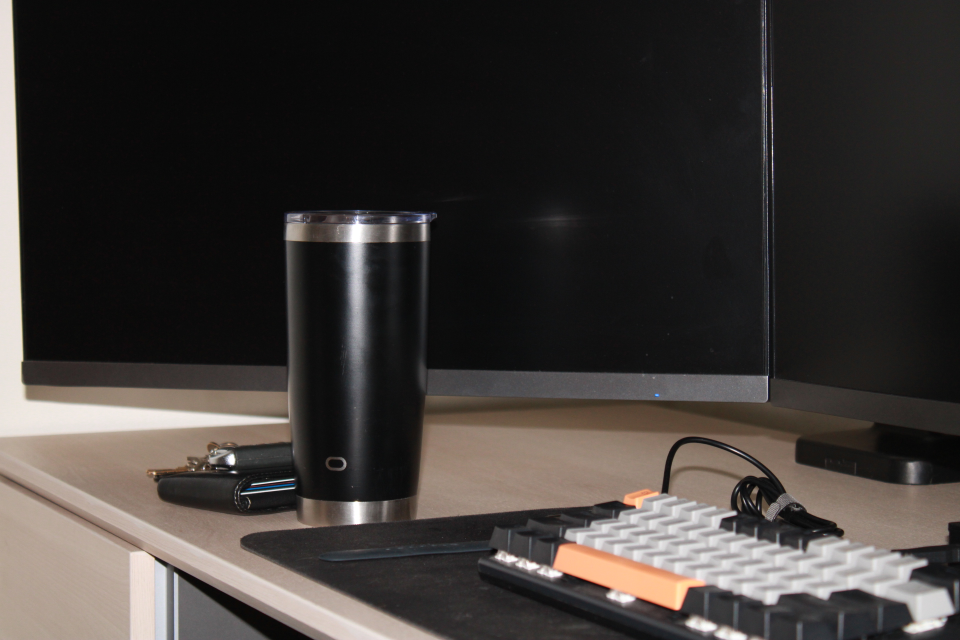
#> input picture src/resources/assets/images/view_test/test_07-41-59.jpg, 1920 x 1280 px (shown at 1/2 size)
$ python -i Filters.py   (imports and definitions only)
#> lines starting #> are read from the running program, lines starting #| are printed output that depends on the picture; after the words box and inside, x2 and y2 are one past the last pixel; in counts of white or black regions, pixels touching at a corner belong together
import cv2
import numpy as np

class Filter():
    def filter_white_background(self, imagen):
        #Cargamos la imagen
        self.image = cv2.imread(imagen)
#> self.image is the input picture: shape (1280, 1920, 3); mean B, G, R 54.2, 57, 61.6
        #Convertimos la imagen a una escala de grises
        self.gray = cv2.cvtColor(self.image, cv2.COLOR_BGR2GRAY)
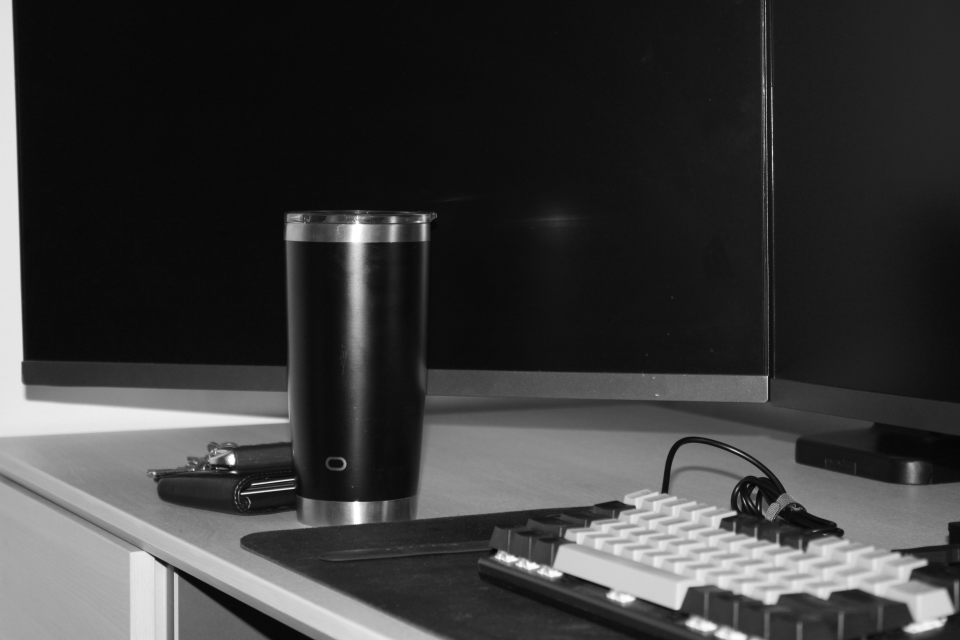
#> self.gray: shape (1280, 1920) (shown at 1/2 size); min 3, max 255, mean 58.1
        #Creamos una máscara para poder los píxeles del fondo
        _, mask = cv2.threshold(self.gray, 240, 255, cv2.THRESH_BINARY)
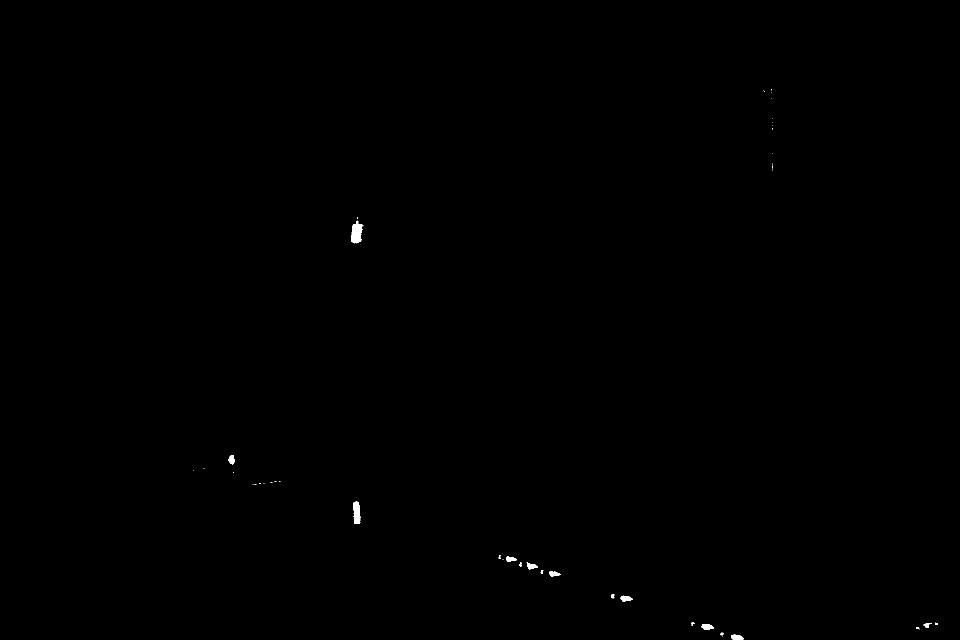
#> mask: shape (1280, 1920) (shown at 1/2 size); 0.12% white; 48 white regions (32 under 20 px), largest, box (x1, y1, x2, y2) and area: (702, 441, 727, 487) 735, (706, 1003, 721, 1048) 540, (1462, 1269, 1487, 1280) 212
        #Invertimos la máscara
#> (the run stopped early here; a loop or call above may not have finished)
